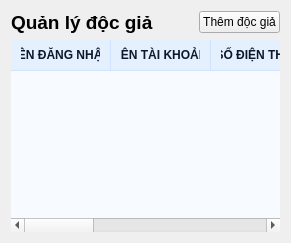
      <widget class="QWidget" name="page_2">
       <layout class="QVBoxLayout" name="verticalLayout_16">
        <item>
         <layout class="QHBoxLayout" name="horizontalLayout_28">
          <item>
           <widget class="QLabel" name="label_36">
            <property name="font">
             <font>
              <family>Segoe UI</family>
              <pointsize>14</pointsize>
              <bold>true</bold>
             </font>
            </property>
            <property name="text">
             <string>Quản lý độc giả</string>
            </property>
           </widget>
          </item>
          <item>
           <spacer name="horizontalSpacer_9">
            <property name="orientation">
             <enum>Qt::Orientation::Horizontal</enum>
            </property>
            <property name="sizeHint" stdset="0">
             <size>
              <width>40</width>
              <height>20</height>
             </size>
            </property>
           </spacer>
          </item>
          <item>
           <widget class="QPushButton" name="them_doc_gia">
            <property name="text">
             <string>Thêm độc giả</string>
            </property>
           </widget>
          </item>
         </layout>
        </item>
        <item>
         <widget class="QTableWidget" name="doc_gia_table">
          <property name="styleSheet">
           <string notr="true">QTableWidget {
    background: #f7fbff;              /* nền sáng xanh nhạt */
    gridline-color: #d0e3ff;          /* màu kẻ ô */
    selection-background-color: #d6e9ff; /* nền khi chọn */
    selection-color: #0f172a;         /* màu chữ khi chọn */
    border: none;
}

QHeaderView::section {
    background: #e5f0ff;              /* header xanh nhạt */
    color: #0f172a;
    padding: 6px 10px;
    border: 0px;
    border-right: 1px solid #d0e3ff;
    border-bottom: 1px solid #d0e3ff;
    font-weight: 600;
}

/* kẻ ngang từng dòng */
QTableWidget::item {
    border-bottom: 1px solid #eef2ff;
}
QTableWidget::item:selected {
    background: #d6e9ff;
}</string>
          </property>
          <attribute name="verticalHeaderVisible">
           <bool>false</bool>
          </attribute>
          <attribute name="verticalHeaderMinimumSectionSize">
           <number>35</number>
          </attribute>
          <column>
           <property name="text">
            <string>TÊN ĐĂNG NHẬP</string>
           </property>
          </column>
          <column>
           <property name="text">
            <string>TÊN TÀI KHOẢN</string>
           </property>
          </column>
          <column>
           <property name="text">
            <string>SỐ ĐIỆN THOẠI</string>
           </property>
          </column>
          <column>
           <property name="text">
            <string>ĐỊA CHỈ EMAIL</string>
           </property>
          </column>
          <column>
           <property name="text">
            <string>TÌNH TRẠNG</string>
           </property>
          </column>
          <column>
           <property name="text">
            <string>SỐ SÁCH MƯỢN</string>
           </property>
          </column>
          <column>
           <property name="text">
            <string>THAO TÁC</string>
           </property>
          </column>
         </widget>
        </item>
       </layout>
      </widget>
